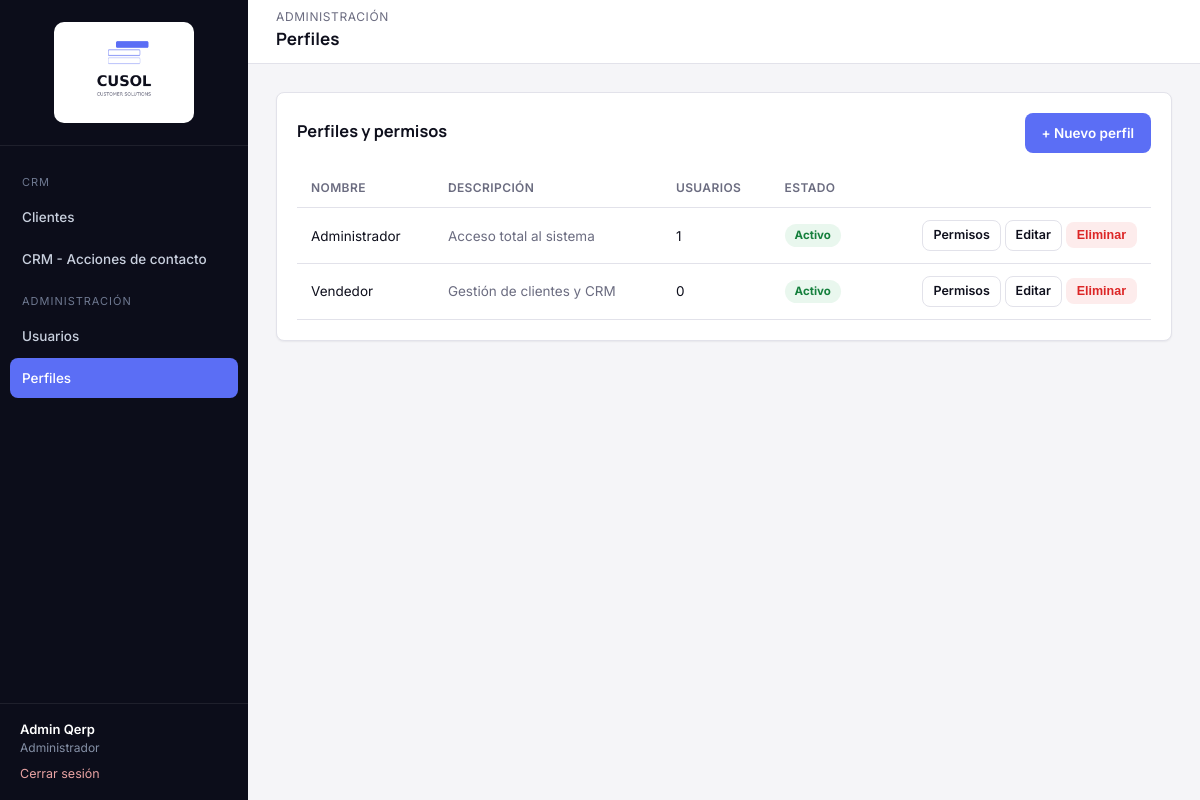
Page /modules/perfiles/index.php (signed in) on the earlier database version.
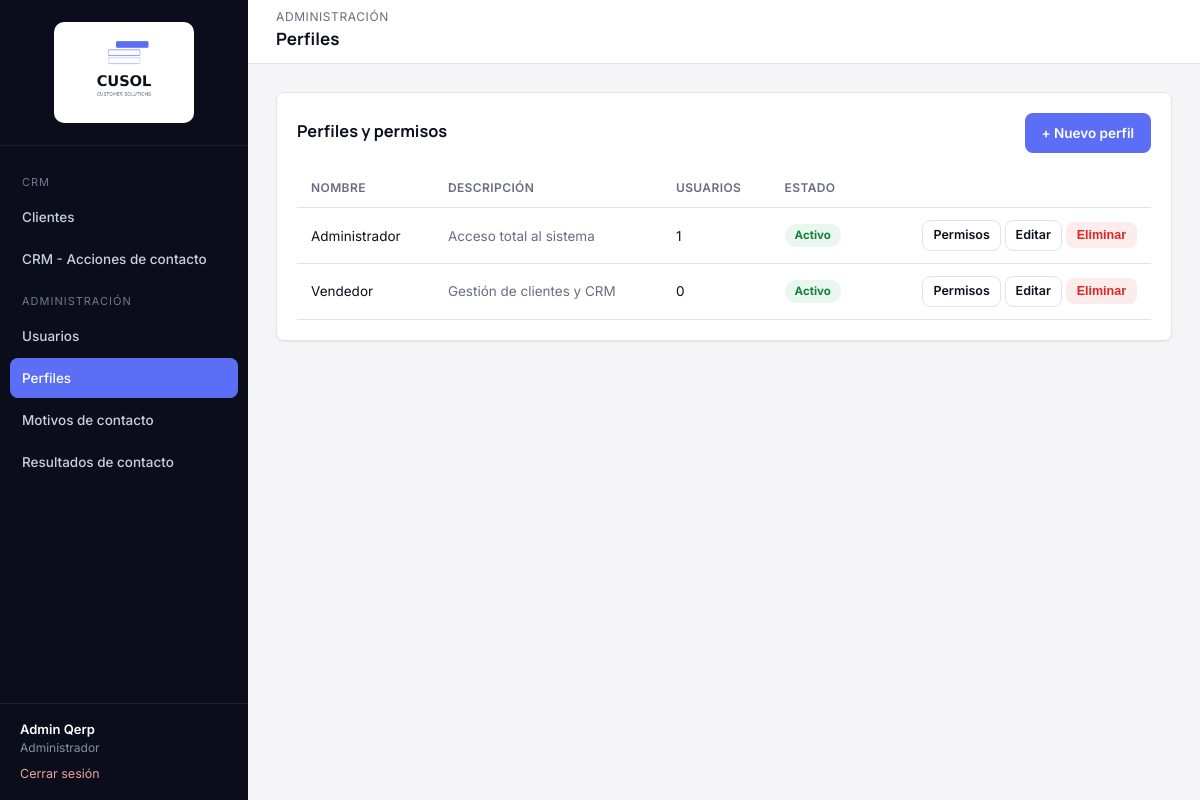
Same page on the later database version.
### tables this page shows
CREATE TABLE qerp_secciones (
  id INT PRIMARY KEY AUTO_INCREMENT,
  nombre VARCHAR(100) NOT NULL,
  slug VARCHAR(100) NOT NULL UNIQUE,
  icono VARCHAR(50) DEFAULT NULL,
  grupo VARCHAR(50) NOT NULL DEFAULT 'General',
  orden INT DEFAULT 0
);

CREATE TABLE qerp_perfiles (
  id INT PRIMARY KEY AUTO_INCREMENT,
  nombre VARCHAR(50) NOT NULL,
  descripcion VARCHAR(255) DEFAULT NULL,
  activo TINYINT(1) NOT NULL DEFAULT 1,
  solo_ve_sus_clientes TINYINT(1) NOT NULL DEFAULT 0,
  creado_en DATETIME DEFAULT CURRENT_TIMESTAMP
);

### includes/funciones.php (called while the page is built, shortened)
<?php
function estaLogueado(): bool
{
    return isset($_SESSION['usuario_id']);
}
function usuarioActual(): ?array
{
    return [
        'id'         => $_SESSION['usuario_id'],
        'nombre'     => $_SESSION['usuario_nombre'],
        'apellido'   => $_SESSION['usuario_apellido'],
        'mail'       => $_SESSION['usuario_mail'],
        'perfil_id'  => $_SESSION['perfil_id'],
        'perfil'     => $_SESSION['perfil_nombre'],
    ];
}
function tienePermiso(PDO $pdo, string $slugSeccion, string $accion = 'ver'): bool
{
    $accionesValidas = ['ver', 'crear', 'editar', 'eliminar'];
    static $cache = [];
    $clave = $_SESSION['perfil_id'] . '-' . $slugSeccion;
    if (!isset($cache[$clave])) {
        $stmt = $pdo->prepare(
            "SELECT pp.ver, pp.crear, pp.editar, pp.eliminar
             FROM qerp_perfil_permisos pp
             INNER JOIN qerp_secciones s ON s.id = pp.seccion_id
             WHERE pp.perfil_id = :perfil_id AND s.slug = :slug
             LIMIT 1"
        );
        $stmt->execute([
            ':perfil_id' => $_SESSION['perfil_id'],
            ':slug'      => $slugSeccion,
        ]);
        $cache[$clave] = $stmt->fetch() ?: ['ver' => 0, 'crear' => 0, 'editar' => 0, 'eliminar' => 0];
    }
    return (bool) $cache[$clave][$accion];
}
function requerirPermiso(PDO $pdo, string $slugSeccion, string $accion = 'ver'): void
{
    if (!tienePermiso($pdo, $slugSeccion, $accion)) {
        http_response_code(403);
        include __DIR__ . '/../includes/403.php';
        exit;
    }
}
function e(?string $valor): string
{
    return htmlspecialchars($valor ?? '', ENT_QUOTES, 'UTF-8');
}
function obtenerSeccionesMenu(PDO $pdo): array
{
    $stmt = $pdo->query('SELECT * FROM qerp_secciones ORDER BY orden ASC');
    return $stmt->fetchAll();
}

### modules/perfiles/index.php (the view, shortened to what the changed rows need)
<?php
require_once __DIR__ . '/../../config/conexion.php';
require_once __DIR__ . '/../../includes/funciones.php';
requerirPermiso($pdo, 'perfiles', 'ver');
$slugSeccionActual = 'perfiles';
$puedeEditar = tienePermiso($pdo, 'perfiles', 'editar');
$puedeBorrar = tienePermiso($pdo, 'perfiles', 'eliminar');
$perfiles = $pdo->query(
    "SELECT p.*, (SELECT COUNT(*) FROM qerp_usuarios u WHERE u.perfil_id = p.id) AS cant_usuarios
     FROM qerp_perfiles p ORDER BY p.nombre"
)->fetchAll();
include __DIR__ . '/../../includes/header.php';
?>
<div class="card">
    <table class="tabla-qerp">
        <thead>
            <tr>
                <th>Nombre</th>
                <th>Descripción</th>
                <th>Usuarios</th>
                <th>Estado</th>
                <th></th>
            </tr>
        </thead>
        <tbody>
            <?php foreach ($perfiles as $p): ?>
            <tr>
                <td><?= e($p['nombre']) ?></td>
                <td style="color:var(--muted);"><?= e($p['descripcion'] ?? '') ?></td>
                <td><?= (int) $p['cant_usuarios'] ?></td>
                <td>
                    <span class="badge <?= $p['activo'] ? 'badge-activo' : 'badge-inactivo' ?>">
                        <?= $p['activo'] ? 'Activo' : 'Inactivo' ?>
                    </span>
                </td>
                <td style="text-align:right;white-space:nowrap;">
                    <?php if ($puedeEditar): ?>
                        <a href="permisos.php?id=<?= (int) $p['id'] ?>" class="btn btn-outline btn-sm">Permisos</a>
                        <a href="editar.php?id=<?= (int) $p['id'] ?>" class="btn btn-outline btn-sm">Editar</a>
                    <?php endif; ?>
                    <?php if ($puedeBorrar): ?>
                        <form method="post" action="eliminar.php" style="display:inline;"
                              onsubmit="return confirm('¿Eliminar este perfil? Los usuarios que lo tengan quedarán sin perfil asignado.');">
                            <button type="submit" class="btn btn-danger btn-sm">Eliminar</button>
                        </form>
                    <?php endif; ?>
                </td>
            </tr>
            <?php endforeach; ?>
        </tbody>
    </table>
</div>
<?php include __DIR__ . '/../../includes/footer.php'; ?>

### includes/sidebar.php (shortened to what the changed rows need)
<?php
$usuario = usuarioActual();
$secciones = obtenerSeccionesMenu($pdo);
$slugActual = $slugSeccionActual ?? '';
$grupos = [];
foreach ($secciones as $s) {
    $grupos[$s['grupo'] ?? 'General'][] = $s;
}
$ordenGrupos = ['CRM', 'Administración'];
?>
<aside class="qerp-sidebar" id="qerpSidebar">
    <nav class="qerp-nav">
        <?php foreach ($ordenGrupos as $grupo): ?>
            <?php
                $items = array_filter($grupos[$grupo] ?? [], fn($s) => tienePermiso($pdo, $s['slug'], 'ver'));
            ?>
            <div class="seccion-titulo"><?= e($grupo) ?></div>
            <?php foreach ($items as $s): ?>
                <a href="<?= QERP_URL_BASE ?>/modules/<?= e($s['slug']) ?>/index.php"
                   class="<?= $slugActual === $s['slug'] ? 'activo' : '' ?>">
                    <?= e($s['nombre']) ?>
                </a>
            <?php endforeach; ?>
        <?php endforeach; ?>
    </nav>
    <div class="usuario-box">
        <div class="nombre"><?= e($usuario['nombre'] . ' ' . $usuario['apellido']) ?></div>
        <div class="perfil"><?= e($usuario['perfil']) ?></div>
        <a class="salir" href="<?= QERP_URL_BASE ?>/login/logout.php">Cerrar sesión</a>
    </div>
</aside>

Differences in the rows shown:
added qerp_secciones: nombre "Motivos de contacto", shown under "ADMINISTRACIÓN"
added qerp_secciones: nombre "Resultados de contacto", shown under "ADMINISTRACIÓN"
